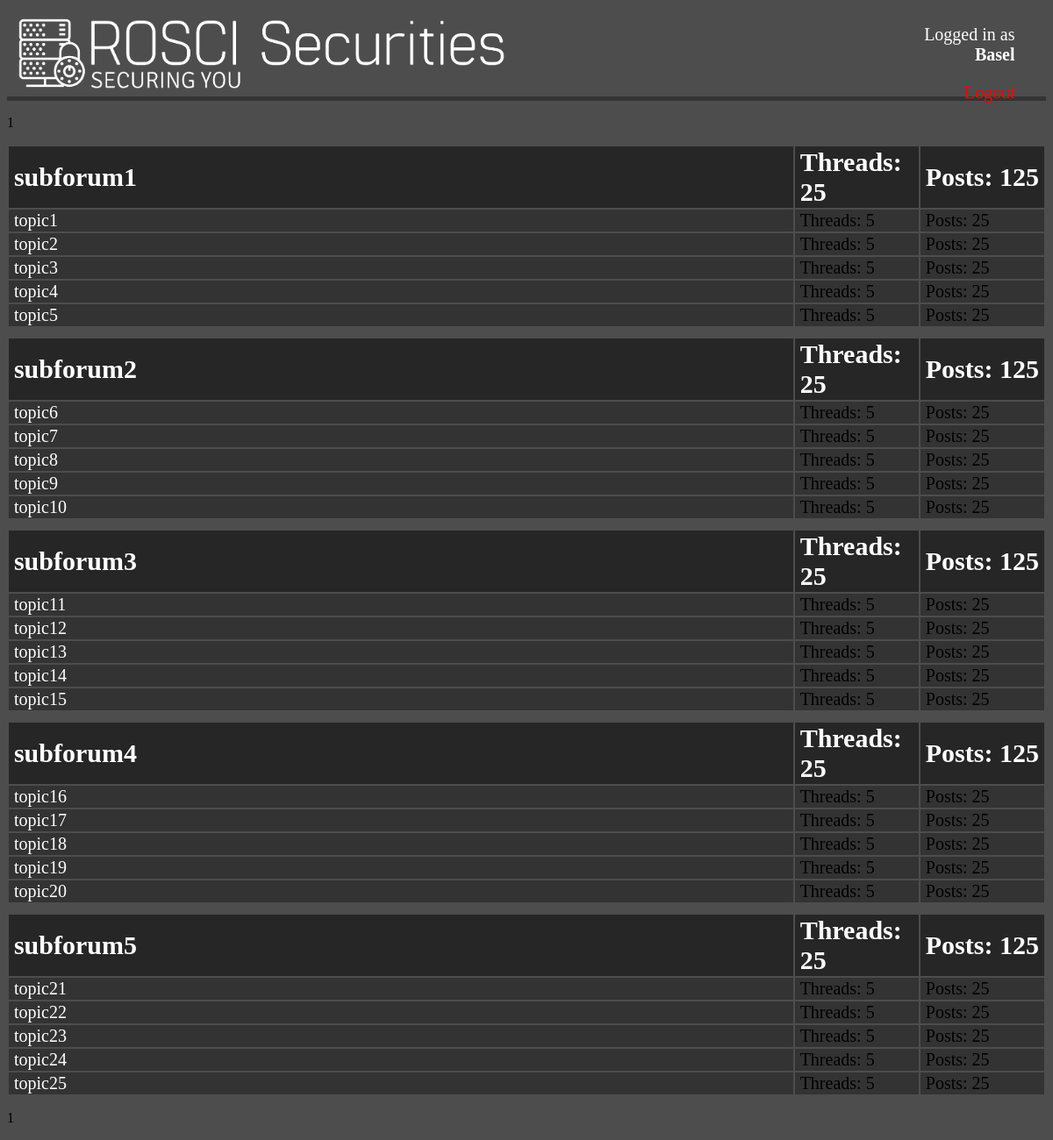
The app's page / (signed in) with its own data.
### tables this page shows
CREATE TABLE IF NOT EXISTS `subforums` (
  `sID` int(11) NOT NULL AUTO_INCREMENT,
  `sName` varchar(200) NOT NULL,
  PRIMARY KEY (`sID`)
);

CREATE TABLE IF NOT EXISTS `topics` (
  `tID` int(11) NOT NULL AUTO_INCREMENT,
  `tName` varchar(200) NOT NULL,
  `tSubForumID` int(11) DEFAULT NULL,
  PRIMARY KEY (`tID`),
  KEY `tSubForumID` (`tSubForumID`)
);

### index.php (called while the page is built)
<?php
include_once("view/forumview.php");
?>

### model/modelforum.php (the view, shortened to what this page needs)
<?php
	$con=mysqli_connect("localhost","guest","","forum");
	$result = mysqli_query($con,"SELECT * FROM subforums");
	$rowNum = 0;
	paging();
	while(($row = mysqli_fetch_array($result)) && $rowNum < 25)
	{
		$rowNum++;
		echo "<table>";
		$subID = $row['sID'];
		$numThreads = mysqli_query($con, "SELECT COUNT(*) FROM threads INNER JOIN topics ON threads.thTopicID = topics.tID WHERE topics.tSubForumID = $subID");
		$threads = mysqli_fetch_array($numThreads);
		$numPosts = mysqli_query($con,"SELECT COUNT(*) FROM posts INNER JOIN (threads INNER JOIN topics ON threads.thTopicID = topics.tID) ON posts.pThreadID = threads.thID WHERE topics.tSubForumID = $subID");
		$posts = mysqli_fetch_array($numPosts);
		echo "<tr>";
		echo "<th>" . htmlentities($row['sName'], ENT_QUOTES, 'UTF-8') . "</th>";
		echo "<th>Threads: " . htmlentities($threads['COUNT(*)'], ENT_QUOTES, 'UTF-8') . "</th>";
		echo "<th>Posts: " . htmlentities($posts['COUNT(*)'], ENT_QUOTES, 'UTF-8') . "</th>";
		echo "</tr>";
		$topics = mysqli_query($con,"SELECT * FROM topics WHERE tSubForumID = $subID");
		while($topic_row =mysqli_fetch_array($topics)) {
			$topicID = $topic_row['tID'];
			$numThreads = mysqli_query($con, "SELECT COUNT(*) FROM threads WHERE threads.thTopicID = $topicID");
			$threads = mysqli_fetch_array($numThreads);
			$numPosts = mysqli_query($con,"SELECT COUNT(*) FROM posts INNER JOIN threads ON posts.pThreadID = threads.thID WHERE threads.thTopicID = $topicID");
			$posts = mysqli_fetch_array($numPosts);
			echo "<tr>";
			echo "<td><a href=\"/view/topicview.php?tID=" . htmlentities($topic_row['tID'], ENT_QUOTES, 'UTF-8') . "&sID=" . htmlentities($topic_row['tSubForumID'], ENT_QUOTES, 'UTF-8') . "\">" . htmlentities($topic_row['tName'], ENT_QUOTES, 'UTF-8') . "</td>";
			echo "<td>Threads: " . htmlentities($threads['COUNT(*)'], ENT_QUOTES, 'UTF-8') . "</td>";
			echo "<td>Posts: " . htmlentities($posts['COUNT(*)'], ENT_QUOTES, 'UTF-8') . "</td>";
			echo "</tr>";
		}
		echo "</table>";
	}
	function paging()
	{
		$page = $GLOBALS['page'];
		echo "<p>";
		echo " $page ";
		echo "</p>";
	}
?>

### view/view.php (shortened to what this page needs)
<html>
	<head>
		<link type="text/css" id="dark-mode" rel="stylesheet" href="/css/darkmode.css">
	</head>
	<body>
		<div id="header">
	    	<a href="/index.php"><img src="/img/white_logo_transparent.png" align="left" ></a>
	    	<div id="login">
				<?php if (isset($_SESSION['username'])) : ?>
	   		 		<p id="p"> Logged in as <strong><?php echo $_SESSION['username']; ?></strong></p>
	    			<p id="p"> <a href="/index.php?logout='1'" style="color: red;">Logout</a></p>
	    		<?php endif ?>
			</div>
		</div>
	</body>
</html>

### view/forumview.php
<?php
$path = $_SERVER['DOCUMENT_ROOT'];
$path .= "/view/view.php";
include($path);
echo '<link rel="stylesheet" type="text/css" href="../css/forumview.css">';
?>
<div id="content">
	<?php
		$path = $_SERVER['DOCUMENT_ROOT'];
		$path .= "/model/modelforum.php";
		include($path);
	?>
</div>

### css/darkmode.css (style rules this page uses)
#header { display: inline-block; width: 100%; height: 13%; border-bottom: 5px solid #333333; }
#login { margin-top: 25px; width: auto; width: 20%; font-size: 25px; text-align: right; color: #ffffff; position: relative; right: -37%; margin: auto; }
#p { font-size: 20px; }
#content { width: 100%; }
a { color: #ffffff; text-decoration: none; }
img { max-width: 100%; max-height: 100%; }
body { background-color: #4d4d4d; }
table { width: 100%; margin-top: 10px; }
th { color: #ffffff; background-color: #262626; font-size: 30px; padding-left: 0.5%; padding-right: 0.5%; text-align: left; }
td { font-size: 20px; background-color: #333333; padding-left: 0.5%; padding-right: 0.5%; }

### css/forumview.css (style rules this page uses)
th { width: 12%; }
th:nth-child(1) { width: 76%; }

### view/view.php (style rules this page uses)
body { display:none !important; }

### records on screen
subforums: sName "subforum1", COUNT "25", COUNT "125"
topics: tName "topic1", COUNT "5", COUNT "25"
topics: tName "topic2", COUNT "5", COUNT "25"
topics: tName "topic3", COUNT "5", COUNT "25"
topics: tName "topic4", COUNT "5", COUNT "25"
topics: tName "topic5", COUNT "5", COUNT "25"
subforums: sName "subforum2", COUNT "25", COUNT "125"
topics: tName "topic6", COUNT "5", COUNT "25"
topics: tName "topic7", COUNT "5", COUNT "25"
topics: tName "topic8", COUNT "5", COUNT "25"
topics: tName "topic9", COUNT "5", COUNT "25"
topics: tName "topic10", COUNT "5", COUNT "25"
subforums: sName "subforum3", COUNT "25", COUNT "125"
topics: tName "topic11", COUNT "5", COUNT "25"
topics: tName "topic12", COUNT "5", COUNT "25"
topics: tName "topic13", COUNT "5", COUNT "25"
topics: tName "topic14", COUNT "5", COUNT "25"
topics: tName "topic15", COUNT "5", COUNT "25"
subforums: sName "subforum4", COUNT "25", COUNT "125"
topics: tName "topic16", COUNT "5", COUNT "25"
topics: tName "topic17", COUNT "5", COUNT "25"
topics: tName "topic18", COUNT "5", COUNT "25"
topics: tName "topic19", COUNT "5", COUNT "25"
topics: tName "topic20", COUNT "5", COUNT "25"
subforums: sName "subforum5", COUNT "25", COUNT "125"
topics: tName "topic21", COUNT "5", COUNT "25"
topics: tName "topic22", COUNT "5", COUNT "25"
topics: tName "topic23", COUNT "5", COUNT "25"
topics: tName "topic24", COUNT "5", COUNT "25"
topics: tName "topic25", COUNT "5", COUNT "25"

### other values on screen
$_SESSION['username'] "Basel"
$page "1 1"
